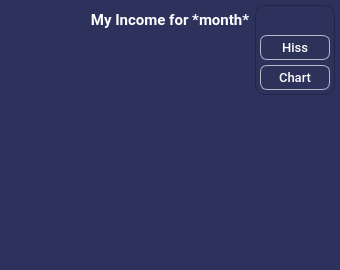
    <widget class="QWidget" name="month_2" native="true">
     <property name="geometry">
      <rect>
       <x>10</x>
       <y>410</y>
       <width>340</width>
       <height>270</height>
      </rect>
     </property>
     <property name="minimumSize">
      <size>
       <width>340</width>
       <height>270</height>
      </size>
     </property>
     <property name="maximumSize">
      <size>
       <width>340</width>
       <height>270</height>
      </size>
     </property>
     <property name="styleSheet">
      <string notr="true">background-color: #2c325c;
border-radius:10px;</string>
     </property>
     <widget class="QLabel" name="titlemonth_2">
      <property name="geometry">
       <rect>
        <x>0</x>
        <y>10</y>
        <width>340</width>
        <height>20</height>
       </rect>
      </property>
      <property name="font">
       <font>
        <family>Roboto</family>
        <pointsize>11</pointsize>
        <weight>75</weight>
        <bold>true</bold>
       </font>
      </property>
      <property name="styleSheet">
       <string notr="true">background: none;</string>
      </property>
      <property name="text">
       <string>&lt;html&gt;&lt;head/&gt;&lt;body&gt;&lt;p align=&quot;center&quot;&gt;&lt;span style=&quot; color:#fefefe;&quot;&gt;My Income for *month*&lt;/span&gt;&lt;/p&gt;&lt;/body&gt;&lt;/html&gt;</string>
      </property>
     </widget>
     <widget class="QLabel" name="monthchar_2">
      <property name="geometry">
       <rect>
        <x>20</x>
        <y>40</y>
        <width>310</width>
        <height>200</height>
       </rect>
      </property>
      <property name="minimumSize">
       <size>
        <width>310</width>
        <height>200</height>
       </size>
      </property>
      <property name="maximumSize">
       <size>
        <width>310</width>
        <height>200</height>
       </size>
      </property>
      <property name="font">
       <font>
        <family>Roboto Black</family>
        <pointsize>14</pointsize>
        <weight>75</weight>
        <bold>true</bold>
       </font>
      </property>
      <property name="styleSheet">
       <string notr="true">background-color: none;
border-radius: 20px;</string>
      </property>
      <property name="text">
       <string>&lt;html&gt;&lt;head/&gt;&lt;body&gt;&lt;p align=&quot;center&quot;&gt;&lt;br/&gt;&lt;/p&gt;&lt;/body&gt;&lt;/html&gt;</string>
      </property>
     </widget>
     <widget class="QWidget" name="widget_6" native="true">
      <property name="enabled">
       <bool>true</bool>
      </property>
      <property name="geometry">
       <rect>
        <x>255</x>
        <y>5</y>
        <width>80</width>
        <height>90</height>
       </rect>
      </property>
      <property name="minimumSize">
       <size>
        <width>80</width>
        <height>90</height>
       </size>
      </property>
      <property name="maximumSize">
       <size>
        <width>80</width>
        <height>90</height>
       </size>
      </property>
      <property name="styleSheet">
       <string notr="true">border-radius: 10px;
border: 1px solid #212646;</string>
      </property>
      <widget class="QPushButton" name="hiss3">
       <property name="enabled">
        <bool>true</bool>
       </property>
       <property name="geometry">
        <rect>
         <x>5</x>
         <y>30</y>
         <width>70</width>
         <height>25</height>
        </rect>
       </property>
       <property name="minimumSize">
        <size>
         <width>70</width>
         <height>25</height>
        </size>
       </property>
       <property name="maximumSize">
        <size>
         <width>70</width>
         <height>25</height>
        </size>
       </property>
       <property name="font">
        <font>
         <family>Roboto Medium</family>
         <pointsize>10</pointsize>
         <weight>50</weight>
         <bold>false</bold>
        </font>
       </property>
       <property name="styleSheet">
        <string notr="true">color: #fff;
background-color: #2d325a;
border: 1px solid #b9bbc9;
border-radius: 7px;</string>
       </property>
       <property name="text">
        <string>Hiss</string>
       </property>
       <property name="checkable">
        <bool>false</bool>
       </property>
       <attribute name="buttonGroup">
        <string notr="true">changeTypeChart</string>
       </attribute>
      </widget>
      <widget class="QPushButton" name="chart3">
       <property name="geometry">
        <rect>
         <x>5</x>
         <y>60</y>
         <width>70</width>
         <height>25</height>
        </rect>
       </property>
       <property name="minimumSize">
        <size>
         <width>70</width>
         <height>25</height>
        </size>
       </property>
       <property name="maximumSize">
        <size>
         <width>70</width>
         <height>25</height>
        </size>
       </property>
       <property name="font">
        <font>
         <family>Roboto Medium</family>
         <pointsize>10</pointsize>
         <weight>50</weight>
         <bold>false</bold>
        </font>
       </property>
       <property name="styleSheet">
        <string notr="true">color: #fff;
background-color: #2d325a;
border: 1px solid #b9bbc9;
border-radius: 7px;</string>
       </property>
       <property name="text">
        <string>Chart</string>
       </property>
       <attribute name="buttonGroup">
        <string notr="true">changeTypeChart</string>
       </attribute>
      </widget>
     </widget>
     <widget class="QPushButton" name="chart_menu3">
      <property name="geometry">
       <rect>
        <x>300</x>
        <y>10</y>
        <width>30</width>
        <height>18</height>
       </rect>
      </property>
      <property name="minimumSize">
       <size>
        <width>30</width>
        <height>18</height>
       </size>
      </property>
      <property name="maximumSize">
       <size>
        <width>30</width>
        <height>18</height>
       </size>
      </property>
      <property name="styleSheet">
       <string notr="true">background-image: url('sources/icons/buttons_images/menu.png');
background-repeat: none;
background-position: right;
border: none;</string>
      </property>
      <property name="text">
       <string/>
      </property>
      <attribute name="buttonGroup">
       <string notr="true">menubuttons</string>
      </attribute>
     </widget>
    </widget>
